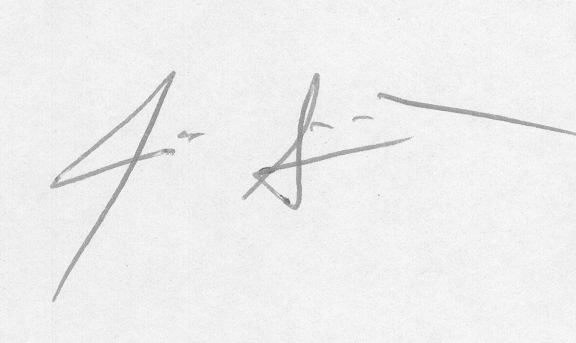
#> input picture data/to_train/person_1/orig/original_1_1.png, 576 x 343 px, found by its file name; its folder holds only this picture in this run
$ python train.py
#> lines starting #> are read from the running program, lines starting #| are printed output that depends on the picture; after the words box and inside, x2 and y2 are one past the last pixel; in counts of white or black regions, pixels touching at a corner belong together
#> in process_images, img is the input picture: shape (343, 576, 3); min 111, max 253, mean 238.3
### connected_comp_new.py

import cv2
import numpy as np
import os

from skimage.filters import threshold_local
from skimage import measure

from config import *


def crop_image_to_signature(
		image, output_folder=None, threshold=MIN_BLOB_PIXELS,
		image_shape=(WIDTH, HEIGHT), padding=PADDING):

#> called with threshold = 50, image_shape = (150, 75), padding = 2
	image = cv2.resize(image, image_shape)
	# extract the Value component from the HSV color space and
	# apply adaptive thresholding to reveal the characters on the image
	H, S, V = cv2.split(cv2.cvtColor(image, cv2.COLOR_BGR2HSV))
#> H: shape (75, 150); every value is 0
	V = cv2.normalize(V, None, 0, 255, cv2.NORM_MINMAX)
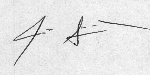
#> V: shape (75, 150); min 0, max 255, mean 229.8
	T = threshold_local(V, THRESH_LOCAL_SIZE, offset=THRESH_LOCAL_OFFSET,
						method="gaussian")
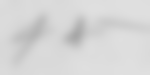
#> T: shape (75, 150) float64; min 168.4, max 224, mean 214.8
	thresh = (V < T).astype("uint8") * 255
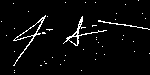
#> thresh: shape (75, 150); 3.8% white in thin lines or dots
	# cv2.imshow("Thresholded image", thresh)

	# perform connected components analysis on the thresholded images and
	# initialize the mask to hold only the "large" components
	# we are interested in
	labels = measure.label(
		thresh, neighbors=NEIGHBOURS_FOR_CONNECTED_COMPS, background=0)
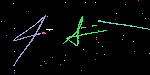
#> labels: shape (75, 150) int64; 46 distinct labels, from 0 to 45; one colour per label, 0 black
	mask = np.zeros(thresh.shape, dtype="uint8")

	# loop over the unique components
	for (i, label) in enumerate(np.unique(labels)):
		# if this is the background label, ignore it
		if label == 0:
			continue

		# otherwise, construct the label mask to display only connected components for
		# the current label
		labelMask = np.zeros(thresh.shape, dtype="uint8")
		labelMask[labels == label] = 255
		numPixels = cv2.countNonZero(labelMask)

		# if the number of pixels in the component is sufficiently large, add it to our
		# mask of "large" blobs
		if numPixels > threshold:
			mask = cv2.add(mask, labelMask)
#> this loop made 46 passes
#> numPixels on passes 2 to 13: 1, 1, 1, 1, 1, 1, 1, 1, 1, 155, 1, 150
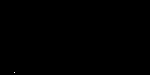
#> labelMask: shape (75, 150); 0.01% white in thin lines or dots, all inside (x1, y1, x2, y2) = (14, 72, 15, 73)
#> mask: shape (75, 150); 3.3% white in thin lines or dots, all inside (x1, y1, x2, y2) = (13, 15, 150, 66)
		# [12 lines of commented-out code are left out]

	res = cv2.bitwise_and(image, image, mask=mask)

	mask = cv2.bitwise_not(mask)

	background = np.full(image.shape, 255, dtype=np.uint8)
#> background: shape (75, 150, 3); every value is 255
	background_masked = cv2.bitwise_and(background, background, mask=mask)

	final = cv2.bitwise_or(res, background_masked)
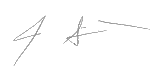
#> final: shape (75, 150, 3); min 130, max 255, mean 252.5

	# res[np.where((res==[0,0,0]).all(axis=2))] = [255,255,255]

	# cv2.imshow("Cleaned background", final)

	rows, cols = np.where((final != [255, 255, 255]).all(axis=2))
#> rows = 371 values from 15 to 65; cols = 371 values, max 149 at index 156, min 13 at index 299, mean 66.16
	try:
		min_row = max(0, min(rows)-padding)
#> min_row = 13
		max_row = max(rows) + padding
#> max_row = 67
		min_col = max(0, min(cols)-padding)
#> min_col = 11
		max_col = max(cols) + padding
#> max_col = 151
	except:
		print(f"Failed to crop image to signature.")
		return

	cropped_image = final[min_row:max_row+1, min_col:max_col+1]
	# cv2.imshow("After cropping", cropped_image)
	# cv2.waitKey(0)
	# cv2.destroyAllWindows()
	try:
		r_image = cv2.resize(res, (cropped_image.shape[1], cropped_image.shape[0]))
		border = np.array([[[0, 0, 0]]*5]*cropped_image.shape[0], dtype='uint8')
		# print("Shape of r_image: ", r_image.shape)
		# print("Shape of border: ", border.shape)
		# print("Shape of cropped_image: ", cropped_image.shape)
	except:
		pass
	# [11 lines of commented-out code are left out]
	resized = cv2.resize(cropped_image, image_shape)
	gray = cv2.cvtColor(resized, cv2.COLOR_BGR2GRAY)
	norm_image = np.zeros_like(gray)
	norm_image = cv2.normalize(gray,  norm_image, 0, 255, cv2.NORM_MINMAX)
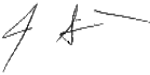
#> norm_image: shape (75, 150); min 0, max 255, mean 246.7
	# [5 lines of commented-out code are left out]
	return norm_image

### train.py

import cv2
import numpy.random as rng
import numpy as np
import os
import pandas as pd
import time

from collections import defaultdict
from sklearn.utils import shuffle

from create_model import get_model
from config import *
from utils import save_to_pickle, load_pickle

from connected_comp_new import crop_image_to_signature

class Preprocess(object):

	def __init__(self, width=WIDTH, height=HEIGHT, save_path=SAVE_PATH,
				 is_train_data=False):
		self.width = width
		self.height = height
		self.save_path = save_path
		self.images_data = {}
		self.is_train_data = is_train_data

	def process_images(self):
		if self.is_train_data:
			f = "train"
		else:
			f = "eval"
		for person, path_details in PATHS.items():
			print(f"Processing: {person}")
			self.images_data[person] = {}
			path_to_orig = path_details[f]['orig']
			path_to_forg = path_details[f]['forg']

			origs = []
			for file in os.listdir(path_to_orig):
				img = cv2.imread(os.path.join(path_to_orig, file))
				img = crop_image_to_signature(
					img, output_folder=None, threshold=MIN_BLOB_PIXELS,
					image_shape=(WIDTH, HEIGHT), padding=PADDING)
				print("Shape of img: {}".format(img.shape))
#| Shape of img: (75, 150)
				origs.append(img)
			self.images_data[person]['originals'] = np.stack(origs)

			forgs = []
#> (the run stopped early here; a loop or call above may not have finished)

$ run again, on data/to_train/person_1/orig/original_1_2.png
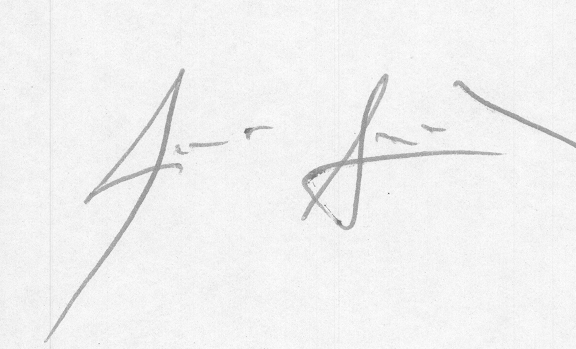
#> input picture data/to_train/person_1/orig/original_1_2.png, 576 x 349 px, found by its file name
#> in process_images, img is the input picture: shape (349, 576, 3); min 98, max 255, mean 241.1
#> H: shape (75, 150); every value is 0
#> thresh: shape (75, 150); 4.1% white in thin lines or dots
#> in crop_image_to_signature, `labels = measure.label( thresh, neighbors=NEIGHBOURS_FOR_CONNECTED_COM..`:
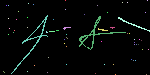
#> labels: shape (75, 150) int64; 64 distinct labels, from 0 to 63; one colour per label, 0 black
#> the loop in crop_image_to_signature, `for (i, label) in enumerate(np.unique(labels)):` made 64 passes
#> numPixels on passes 2 to 9: 1, 1, 1, 1, 1, 1, 1, 1
#> background: shape (75, 150, 3); every value is 255
#> background_masked: shape (75, 150, 3); 97.3% white; black in thin lines or dots, all inside (x1, y1, x2, y2) = (11, 15, 126, 74)
#> rows = 308 values from 15 to 73; cols = 308 values, max 125 at index 103, min 11 at index 307, mean 65.28
#> min_row = 13
#> max_row = 75
#> min_col = 9
#> max_col = 127
#> in crop_image_to_signature, `norm_image = cv2.normalize(gray,  norm_image, 0, 255, cv2.NORM_MINMAX)`:
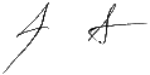
#> norm_image: shape (75, 150); min 0, max 255, mean 247.4
#| Shape of img: (75, 150)

$ run again, on data/to_train/person_1/orig/original_1_3.png
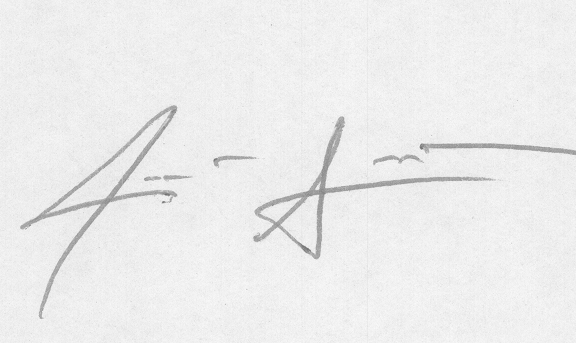
#> input picture data/to_train/person_1/orig/original_1_3.png, 576 x 343 px, found by its file name
#> in process_images, img is the input picture: shape (343, 576, 3); min 111, max 251, mean 236.2
#> H: shape (75, 150); every value is 0
#> thresh: shape (75, 150); 4.2% white in thin lines or dots, all inside (x1, y1, x2, y2) = (3, 5, 150, 73)
#> labels: shape (75, 150) int64; 33 distinct labels, from 0 to 32
#> the loop in crop_image_to_signature, `for (i, label) in enumerate(np.unique(labels)):` made 33 passes
#> numPixels on passes 2 to 9: 1, 1, 1, 1, 1, 1, 1, 1
#> background: shape (75, 150, 3); every value is 255
#> background_masked: shape (75, 150, 3); 96.3% white; black in thin lines or dots, all inside (x1, y1, x2, y2) = (5, 23, 150, 70)
#> rows = 412 values from 23 to 69; cols = 412 values, max 149 at index 125, min 5 at index 342, mean 68.07
#> min_row = 21
#> max_row = 71
#> min_col = 3
#> max_col = 151
#> in crop_image_to_signature, `norm_image = cv2.normalize(gray,  norm_image, 0, 255, cv2.NORM_MINMAX)`:
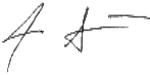
#> norm_image: shape (75, 150); min 0, max 255, mean 245.9
#| Shape of img: (75, 150)
